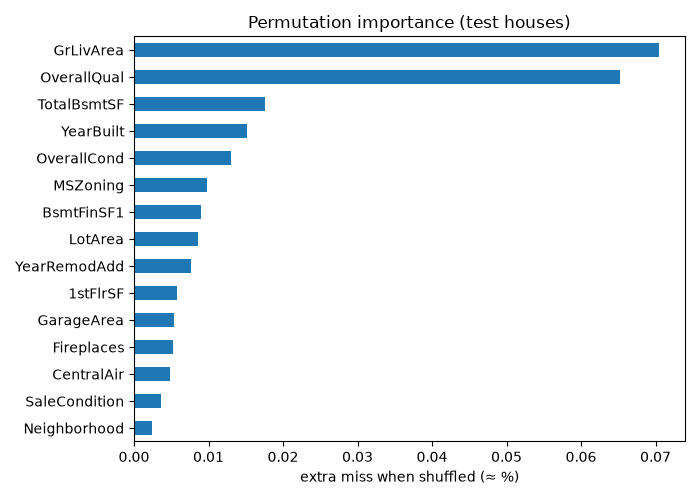

Here is the Python script that generated this plot:
from pathlib import Path

import matplotlib.pyplot as plt
import pandas as pd
from sklearn.inspection import permutation_importance
from sklearn.pipeline import make_pipeline
from xgboost import XGBRegressor

from data import X_test, X_train, dollars, prep, y_test, y_train

HERE = Path(__file__).parent

# the best setting from tune.py, trained on all training houses
model = make_pipeline(
    prep,
    XGBRegressor(
        n_estimators=828, learning_rate=0.03, max_depth=3,
        subsample=0.8, colsample_bytree=0.5, random_state=42,
    ),
)
model.fit(X_train, y_train)
print(f"test RMSE: ${dollars(y_test, model.predict(X_test)):,.0f}")

# shuffle one column at a time on the test houses, see how much worse it gets
perm = permutation_importance(
    model, X_test, y_test, n_repeats=10, random_state=42,
    scoring="neg_root_mean_squared_error",
)
honest = pd.Series(perm.importances_mean, index=X_test.columns).sort_values(ascending=False)

# xgboost's own built-in importance, for comparison
builtin = pd.Series(model[-1].feature_importances_, index=model[0].get_feature_names_out())
builtin = builtin.sort_values(ascending=False)

print("\npermutation (shuffle → extra miss, log scale ≈ %):")
print(honest.head(10).round(3).to_string())
print("\nbuilt-in (share of the model's splits gain):")
print(builtin.head(10).round(3).to_string())

honest.head(15)[::-1].plot.barh(figsize=(7, 5), title="Permutation importance (test houses)")
plt.xlabel("extra miss when shuffled (≈ %)")
plt.tight_layout()
plt.savefig(HERE / "importance.png")
